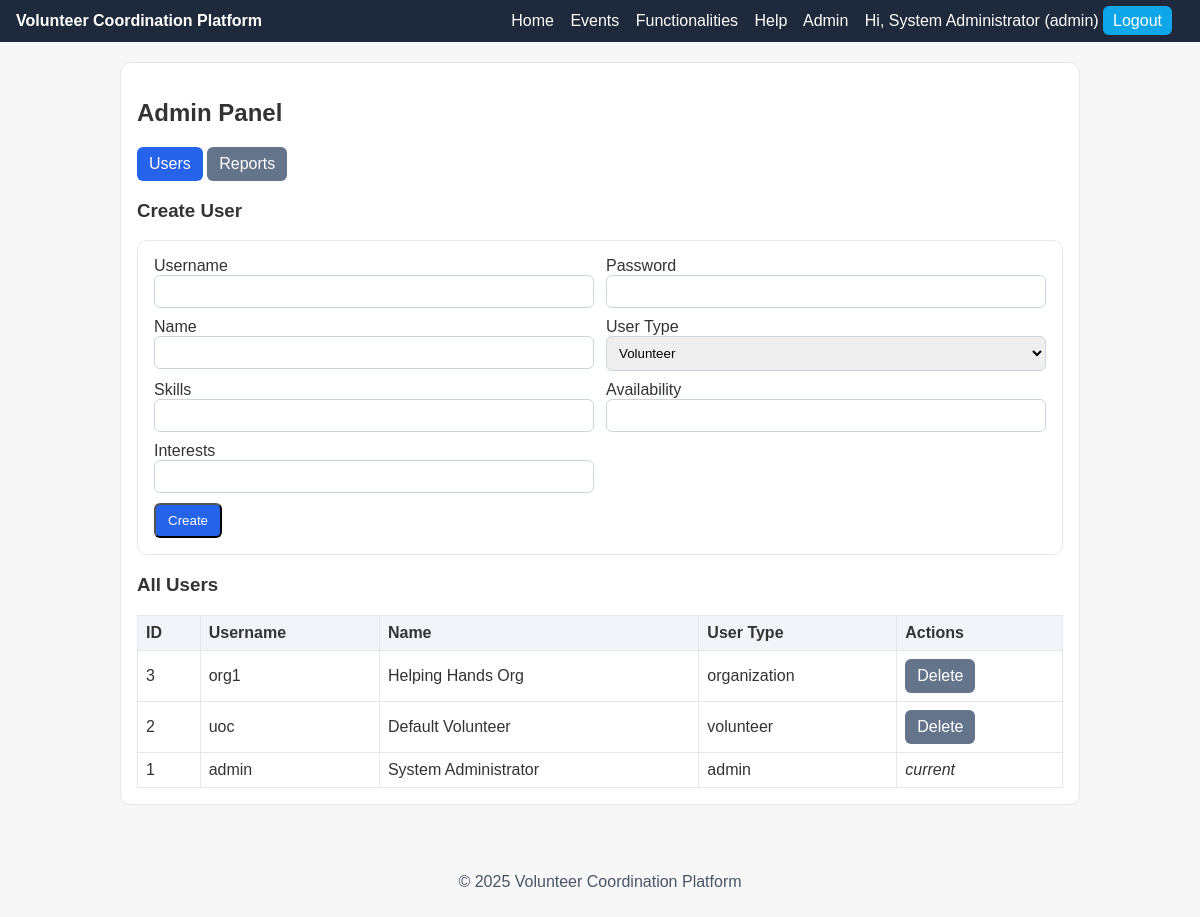
/admin.php (signed in), run on the app's committed database.
### tables this page shows
CREATE TABLE users (
  id INT AUTO_INCREMENT PRIMARY KEY,
  username VARCHAR(64) UNIQUE NOT NULL,
  password_hash CHAR(32) NOT NULL,
  name VARCHAR(100) NOT NULL,
  role ENUM('admin','user') NOT NULL DEFAULT 'user',
  user_type ENUM('volunteer','organization','admin') NOT NULL DEFAULT 'volunteer',
  skills VARCHAR(255) DEFAULT NULL,
  availability VARCHAR(255) DEFAULT NULL,
  interests VARCHAR(255) DEFAULT NULL,
  created_at TIMESTAMP DEFAULT CURRENT_TIMESTAMP
);

### auth.php (called while the page is built, shortened)
<?php
function current_user() {
    return $_SESSION['user'] ?? null;
}
function is_logged_in() {
    return isset($_SESSION['user']);
}
?>

### admin.php (the view, shortened to what this page needs)
<?php
require_once 'db.php';
require_once 'auth.php';
include 'header.php';
$tab = $_GET['tab'] ?? 'users';
?>
<div class="card">
  <h2>Admin Panel</h2>
  <div style="margin-bottom:12px;">
    <a class="btn <?php echo $tab==='users'?'':'secondary'; ?>" href="?tab=users">Users</a>
    <a class="btn <?php echo $tab==='reports'?'':'secondary'; ?>" href="?tab=reports">Reports</a>
  </div>
  <?php if ($tab === 'users'): ?>
    <h3>Create User</h3>
    <form method="post" class="card">
      <div class="form-row">
        <label>Username
          <input type="text" name="username" required>
        </label>
        <label>Password
          <input type="password" name="password" required>
        </label>
      </div>
      <div class="form-row">
        <label>Name
          <input type="text" name="name" required>
        </label>
        <label>User Type
          <select name="user_type">
            <option value="volunteer">Volunteer</option>
          </select>
        </label>
      </div>
      <div class="form-row">
        <label>Skills
          <input type="text" name="skills">
        </label>
        <label>Availability
          <input type="text" name="availability">
        </label>
      </div>
      <div class="form-row">
        <label>Interests
          <input type="text" name="interests">
        </label>
      </div>
      <button class="btn" type="submit">Create</button>
    </form>
    <h3>All Users</h3>
    <?php
      $users = $conn->query("SELECT id, username, name, user_type FROM users ORDER BY id DESC");
      if ($users && $users->num_rows > 0):
    ?>
      <table class="table">
        <tr><th>ID</th><th>Username</th><th>Name</th><th>User Type</th><th>Actions</th></tr>
        <?php while ($u = $users->fetch_assoc()): ?>
          <tr>
            <td><?php echo $u['id']; ?></td>
            <td><?php echo htmlspecialchars($u['username']); ?></td>
            <td><?php echo htmlspecialchars($u['name']); ?></td>
            <td><?php echo htmlspecialchars($u['user_type']); ?></td>
            <td>
              <?php if ($u['id'] != current_user()['id']): ?>
                <a class="btn secondary" href="?delete_user=<?php echo $u['id']; ?>" onclick="return confirm('Delete user?');">Delete</a>
              <?php else: ?>
                <em>current</em>
              <?php endif; ?>
            </td>
          </tr>
        <?php endwhile; ?>
      </table>
    <?php else: ?>
      <p>No users yet.</p>
    <?php endif; ?>
  <?php endif; ?>
</div>
<?php include 'footer.php'; ?>

### header.php (shortened to what this page needs)
<?php
require_once 'auth.php';
?>
<!DOCTYPE html>
<html>
<head>
  <link rel="stylesheet" href="styles.css">
</head>
<body>
<header class="topbar">
  <div class="brand">Volunteer Coordination Platform</div>
  <nav>
    <a href="home.php">Home</a>
    <a href="events.php">Events</a>
    <a href="functionalities.php">Functionalities</a>
    <a href="help.php">Help</a>
    <?php if (is_logged_in() && current_user()['role'] === 'admin'): ?>
      <a href="admin.php">Admin</a>
    <?php endif; ?>
    <?php if (is_logged_in()): ?>
      <span class="welcome">Hi, <?php echo htmlspecialchars(current_user()['name']); ?> (<?php echo current_user()['role']; ?>)</span>
      <a href="logout.php" class="btn-logout">Logout</a>
    <?php else: ?>
      <a href="index.php" class="btn-login">Login</a>
    <?php endif; ?>
  </nav>
</header>
<main class="container">

### footer.php
</main>
<footer class="footer">
  <p>&copy; <?php echo date('Y'); ?> Volunteer Coordination Platform</p>
</footer>
</body>
</html>

### styles.css (style rules this page uses)
* { box-sizing: border-box; font-family: Arial, sans-serif; }
body { margin: 0; background: #f7f7f7; color: #333; }
.topbar { background: #1e293b; color: #fff; padding: 12px 16px; display: flex; align-items: center; justify-content: space-between; }
.topbar .brand { font-weight: bold; }
.topbar nav a { color: #fff; margin-right: 12px; text-decoration: none; }
.topbar nav a.btn-login, .topbar nav a.btn-logout { background: #0ea5e9; padding: 6px 10px; border-radius: 6px; }
.container { padding: 20px; max-width: 1000px; margin: 0 auto; }
.card { background: #fff; border: 1px solid #e5e7eb; border-radius: 10px; padding: 16px; margin-bottom: 16px; }
.btn { display: inline-block; padding: 8px 12px; border-radius: 6px; background: #2563eb; color: #fff; text-decoration: none; }
.btn.secondary { background: #64748b; }
.table { width: 100%; border-collapse: collapse; }
.table th, .table td { border: 1px solid #e5e7eb; padding: 8px; text-align: left; }
.table th { background: #f1f5f9; }
.form-row { display: grid; grid-template-columns: 1fr 1fr; gap: 12px; margin-bottom: 10px; }
input[type=text], input[type=password], input[type=datetime-local], textarea, select { width: 100%; padding: 8px; border: 1px solid #cbd5e1; border-radius: 6px; }
.footer { text-align: center; padding: 16px; color: #475569; }

### data on the page
users: id "3", username "org1", name "Helping Hands Org", user_type "organization"
users: id "2", username "uoc", name "Default Volunteer", user_type "volunteer"
users: id "1", username "admin", name "System Administrator", user_type "admin", shows "current"

### other printed values
current_user()['name'] "System Administrator"
current_user()['role'] "admin"
